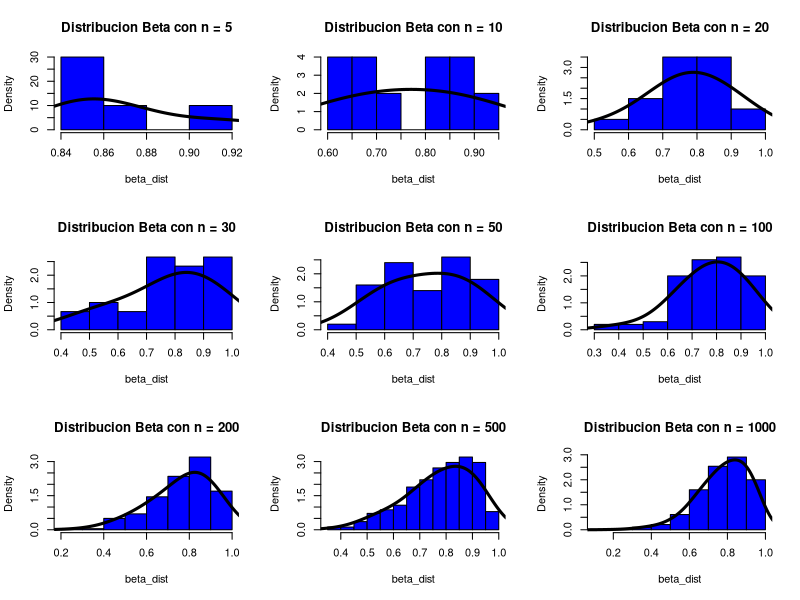
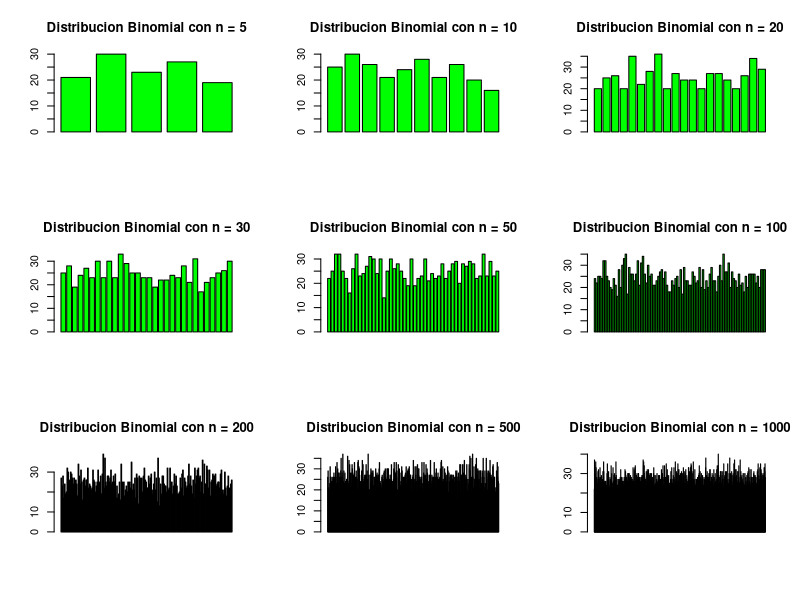
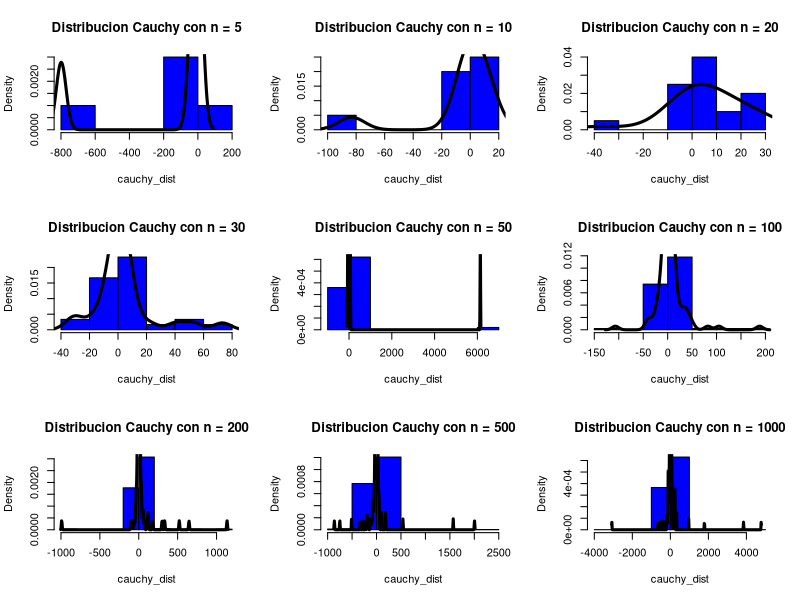
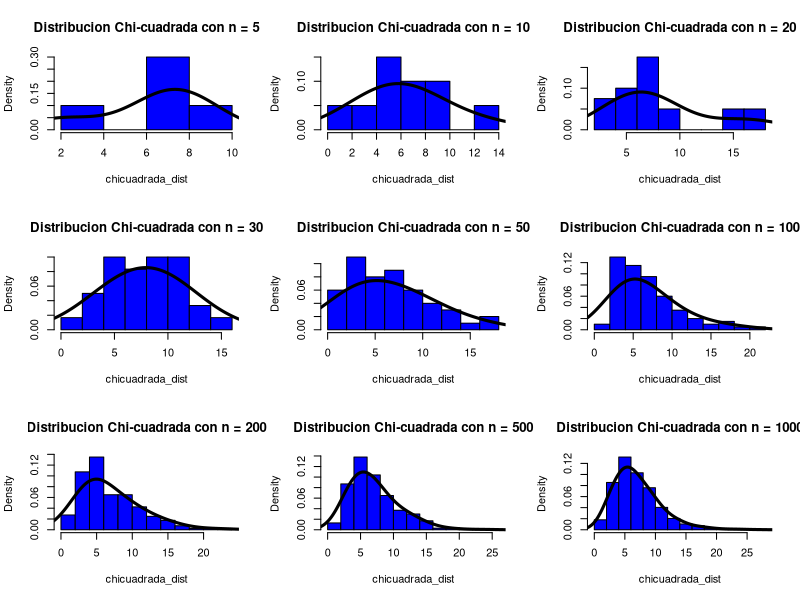
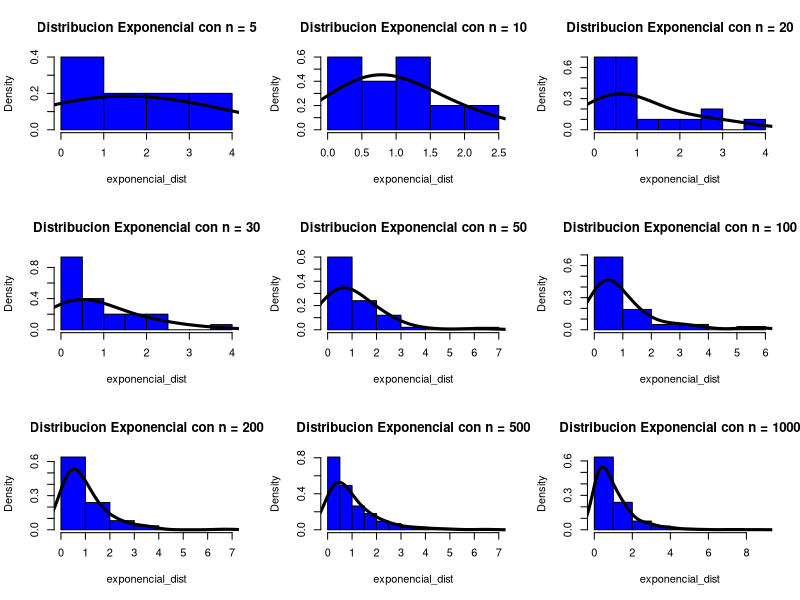
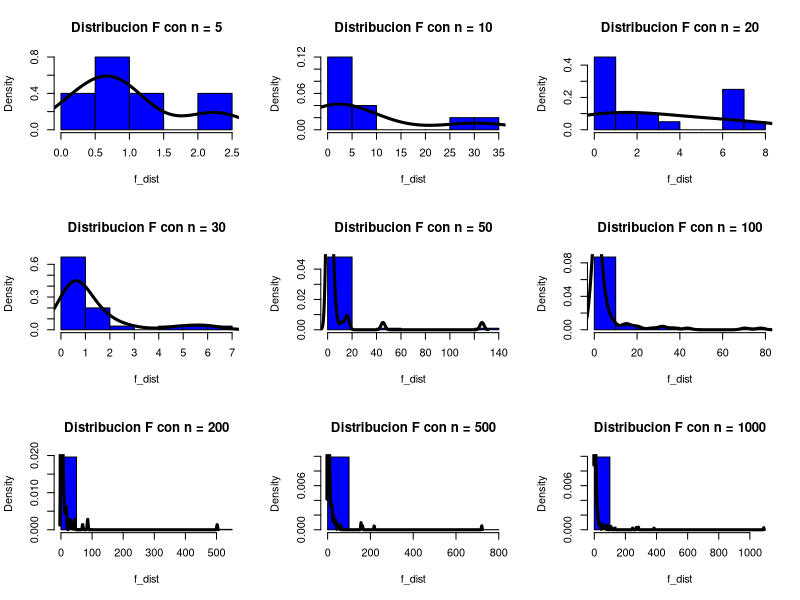
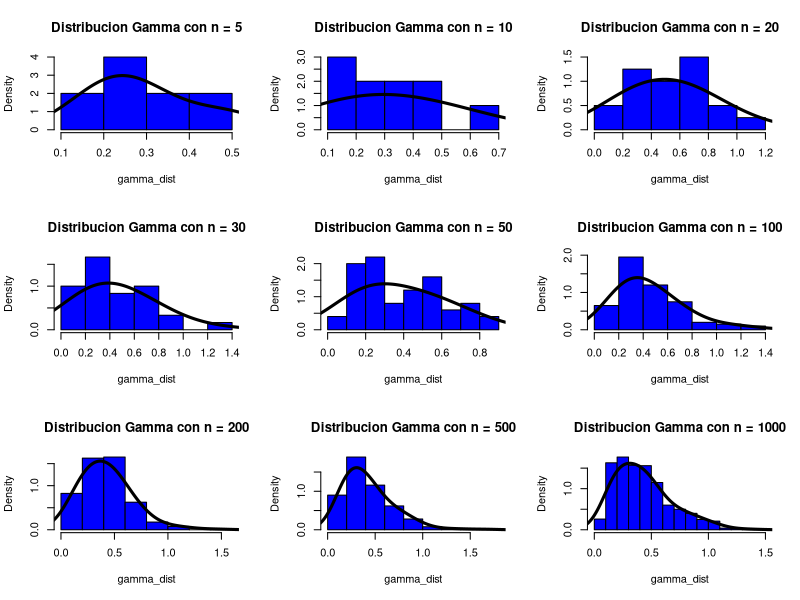
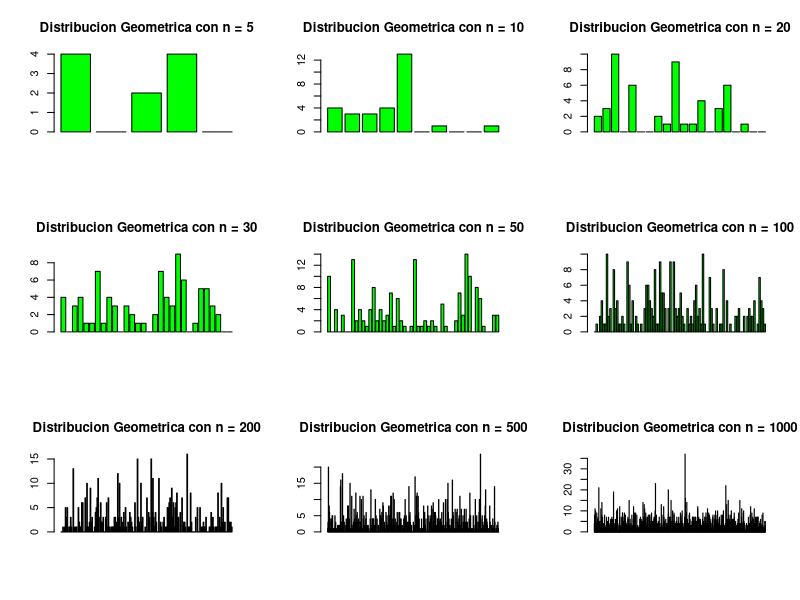

These figures' R source, in order:
# Practica 03
# Equipo:
#     - Chaires, Karina
#     - Iniguez, Freddy


# ------------- VARIABLES ------------- #
par(mfrow = c(3,3))

media = 47.3
desviacion_estandar = 9.3


# ------------- DISTRIBUCIONES ------------- #
# BETA (C)
for(n in c(5, 10, 20, 30, 50, 100, 200, 500, 1000)){
  beta_dist <- rbeta(n, shape1=7, shape2=2)
  beta_dist_title <- paste("Distribucion Beta con n =", n, sep=" ", collapse=" ")
  hist(beta_dist, probability=TRUE, main=beta_dist_title, col="blue")
  lines(density(beta_dist, adjust=2), col="black", lwd=3)
}

# BINOMIAL (D)
for(n in c(5, 10, 20, 30, 50, 100, 200, 500, 1000)){
  binomial_dist <- rbinom(n, size=100, prob=0.25)
  binomial_dist_title <- paste("Distribucion Binomial con n =", n, sep=" ", collapse=" ")
  barplot(binomial_dist, main=binomial_dist_title, col="green")
}

# CAUCHY (C)
for(n in c(5, 10, 20, 30, 50, 100, 200, 500, 1000)){
  cauchy_dist <- rcauchy(n, location=2, scale=5)
  cauchy_dist_title <- paste("Distribucion Cauchy con n =", n, sep=" ", collapse=" ")
  hist(cauchy_dist, probability=TRUE, main=cauchy_dist_title, col="blue")
  lines(density(cauchy_dist, adjust=2), col="black", lwd=3)
}

# CHI-CUADRADA (C)
for(n in c(5, 10, 20, 30, 50, 100, 200, 500, 1000)){
  chicuadrada_dist <- rchisq(n, df=7)
  chicuadrada_dist_title <- paste("Distribucion Chi-cuadrada con n =", n, sep=" ", collapse=" ")
  hist(chicuadrada_dist, probability=TRUE, main=chicuadrada_dist_title, col="blue")
  lines(density(chicuadrada_dist, adjust=2), col="black", lwd=3)
}

# EXPONENCIAL (C)
for(n in c(5, 10, 20, 30, 50, 100, 200, 500, 1000)){
  exponencial_dist <- rexp(n, rate=1)
  exponencial_dist_title <- paste("Distribucion Exponencial con n =", n, sep=" ", collapse=" ")
  hist(exponencial_dist, probability=TRUE, main=exponencial_dist_title, col="blue")
  lines(density(exponencial_dist, adjust=2), col="black", lwd=3)
}

# F (C)
for(n in c(5, 10, 20, 30, 50, 100, 200, 500, 1000)){
  f_dist <- rf(n, df1=5, df2=2)
  f_dist_title <- paste("Distribucion F con n =", n, sep=" ", collapse=" ")
  hist(f_dist, probability=TRUE, main=f_dist_title, col="blue")
  lines(density(f_dist, adjust=2), col="black", lwd=3)
}

# GAMMA (C)
for(n in c(5, 10, 20, 30, 50, 100, 200, 500, 1000)){
  gamma_dist <- rgamma(n, shape=3, rate=7)
  gamma_dist_title <- paste("Distribucion Gamma con n =", n, sep=" ", collapse=" ")
  hist(gamma_dist, probability=TRUE, main=gamma_dist_title, col="blue")
  lines(density(gamma_dist, adjust=2), col="black", lwd=3)
}

# GEOMETRICA (D)
for(n in c(5, 10, 20, 30, 50, 100, 200, 500, 1000)){
  geometrica_dist <- rgeom(n, prob=0.25)
  geometrica_dist_title <- paste("Distribucion Geometrica con n =", n, sep=" ", collapse=" ")
  barplot(geometrica_dist, main=geometrica_dist_title, col="green")
}

# HIPERGEOMETRICA (D)
# Grafico de barras, color verde
for(n in c(5, 10, 20, 30, 50, 100, 200, 500, 1000)){
  hypergeometrica_dist <- rhyper(nn=n, m=10, n=5, k=3)
  hypergeometrica_dist_title <- paste("Distribucion Hipergeometrica con n =", n, sep=" ", collapse=" ")
  barplot(hypergeometrica_dist, main=hypergeometrica_dist_title, col="green")
}

# LOGISTICA (C)
for(n in c(5, 10, 20, 30, 50, 100, 200, 500, 1000)){
  logistica_dist <- rlogis(n, location=2, scale=5)
  logistica_dist_title <- paste("Distribucion Logistica con n =", n, sep=" ", collapse=" ")
  hist(logistica_dist, probability=TRUE, main=logistica_dist_title, col="blue")
  lines(density(logistica_dist, adjust=2), col="black", lwd=3)
}

# LOGNORMAL (C)
for(n in c(5, 10, 20, 30, 50, 100, 200, 500, 1000)){
  lognormal_dist <- rlnorm(n, meanlog=0, sdlog=1)
  lognormal_dist_title <- paste("Distribucion Lognormal con n =", n, sep=" ", collapse=" ")
  hist(lognormal_dist, probability=TRUE, main=lognormal_dist_title, col="blue")
  lines(density(lognormal_dist, adjust=2), col="black", lwd=3)
}

# BINOMIAL NEGATIVA (D)
for(n in c(5, 10, 20, 30, 50, 100, 200, 500, 1000)){
  binomialneg_dist <- rnbinom(n, size=100, prob=0.25)
  binomialneg_dist_title <- paste("Distribucion Binomial Negativa con n =", n, sep=" ", collapse=" ")
  barplot(binomialneg_dist, main=binomialneg_dist_title, col="green")
}

# NORMAL (C)
for(n in c(5, 10, 20, 30, 50, 100, 200, 500, 1000)){
  normal_dist <- rnorm(n, mean=media, sd=desviacion_estandar)
  normal_dist_title <- paste("Distribucion normal con n =", n, sep=" ", collapse=" ")
  hist(normal_dist, probability=TRUE, main=normal_dist_title, col="blue")
  lines(density(normal_dist, adjust=2), col="black", lwd=3)
}

# t-STUDENT (C)
for(n in c(5, 10, 20, 30, 50, 100, 200, 500, 1000)){
  tstudent_dist <- rt(n, df=7)
  tstudent_dist_title <- paste("Distribucion t-Student con n =", n, sep=" ", collapse=" ")
  hist(tstudent_dist, probability=TRUE, main=tstudent_dist_title, col="blue")
  lines(density(tstudent_dist, adjust=2), col="black", lwd=3)
}

# UNIFORME (C)
for(n in c(5, 10, 20, 30, 50, 100, 200, 500, 1000)){
  uniform_dist <- runif(n, min=0, max=10)
  uniform_dist_title <- paste("Distribucion uniforme con n =", n, sep=" ", collapse=" ")
  hist(uniform_dist, probability=TRUE, main=uniform_dist_title, col="blue")
  lines(density(uniform_dist, adjust=2), col="black", lwd=3)
}

# WEIBULL (C)
for(n in c(5, 10, 20, 30, 50, 100, 200, 500, 1000)){
  weibull_dist <- rweibull(n, shape=9, scale=2)
  weibull_dist_title <- paste("Distribucion Weibull con n =", n, sep=" ", collapse=" ")
  hist(weibull_dist, probability=TRUE, main=weibull_dist_title, col="blue")
  lines(density(weibull_dist, adjust=2), col="black", lwd=3)
}

# POISSON (D)
for(n in c(5, 10, 20, 30, 50, 100, 200, 500, 1000)){
  poisson_dist <- rpois(n, lambda=12)
  poisson_dist_title <- paste("Distribucion Poisson con n =", n, sep=" ", collapse=" ")
  barplot(poisson_dist, main=poisson_dist_title, col="green")
}